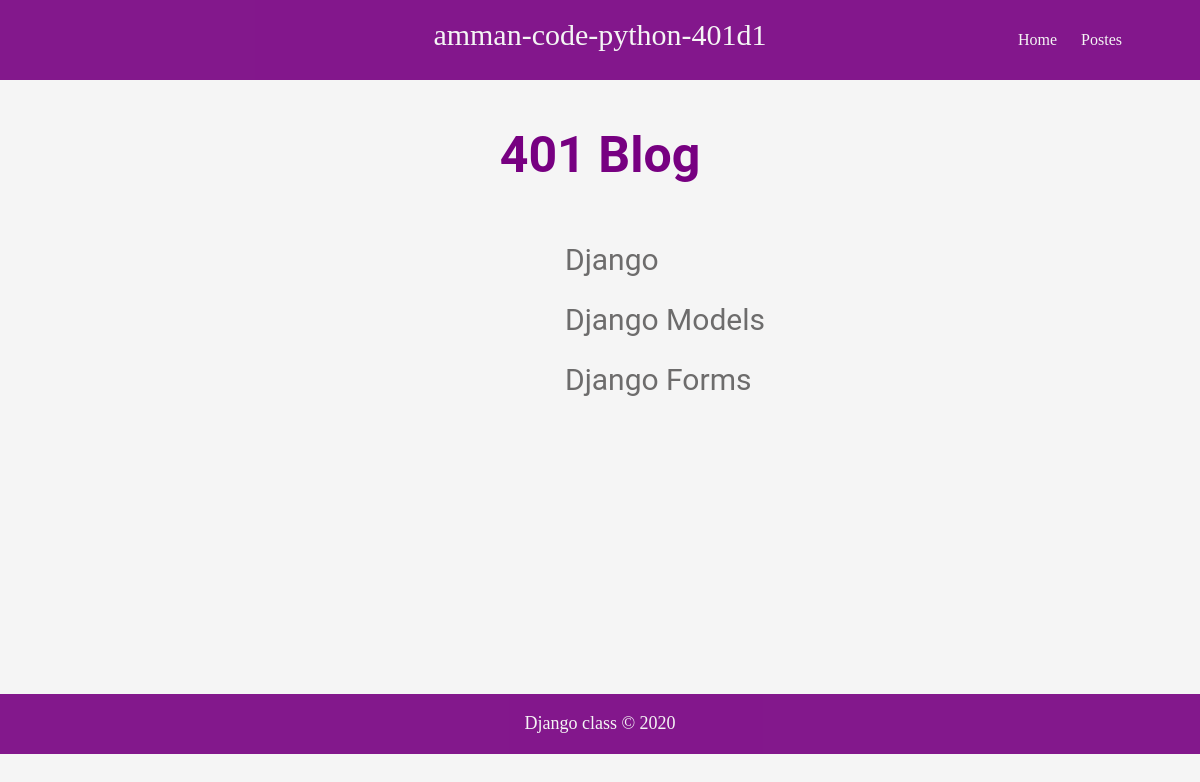
The page / on the database its author committed.
### blog/models.py (models this page shows, shortened)
class Post(models.Model):
    title = models.CharField(max_length=64)
    author = models.ForeignKey('auth.user', on_delete=models.CASCADE)
    body = models.TextField(blank=True)

### blog/views.py (the view)
# urls.py: path('', HomeView.as_view(), name = 'home'),
class HomeView(ListView):
    template_name = 'home.html'
    model = Post

### templates/home.html (shortened to what this page needs)
{% extends 'base.html' %}
{% block content %}
<h2>401 Blog</h2>
<ul>
    {% for post in object_list %}
    <li>
        <a href="{% url 'post_detail' post.pk %}">{{ post.title }}</a>
    </li>
    {% endfor %}
</ul>
{% endblock content %}

### static/styles/base.css (style rules this page uses)
* { font-family: 'Roboto', sans-serif; }
body { background-color: #f5f5f5; }
a { text-decoration: none; color: #770081; }

### static/styles/layout.css (style rules this page uses)
main h2 { color: #770081; font-size: 50px; font-weight: bolder; margin: 50px 0; text-align: center; }
main ul { float: right; margin: 0 250px; }
main ul li a { color:#6d6c6c; font-size: 30px; line-height: 2; text-decoration: none; cursor: pointer; }

### rows shown on the page
Post: title "Django"
Post: title "Django Models"
Post: title "Django Forms"
